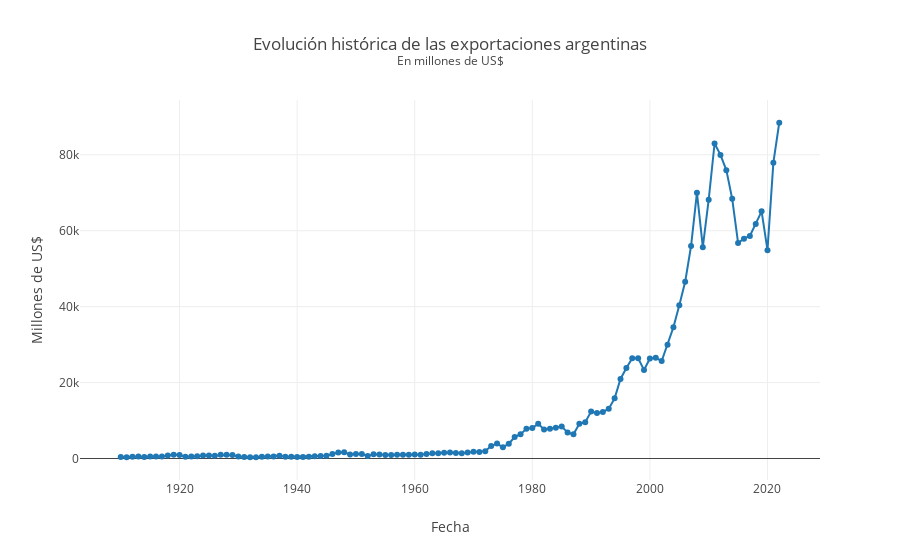

This figure's notebook cell:
### Markdown cell above
## Primeros pasos

### Code cell
fig = go.Figure()
fig.add_trace(go.Scatter(x = df["Año"], y = df["Exportación"], mode="lines + markers",))
fig.update_layout(template = None, title_text = "Evolución histórica de las exportaciones argentinas<br><sup>En millones de US$")
fig.update_yaxes(title_text = "Millones de US$")
fig.update_xaxes(title_text = "Fecha",
                #  range = [1994, 2023]
                 )
fig.show()
